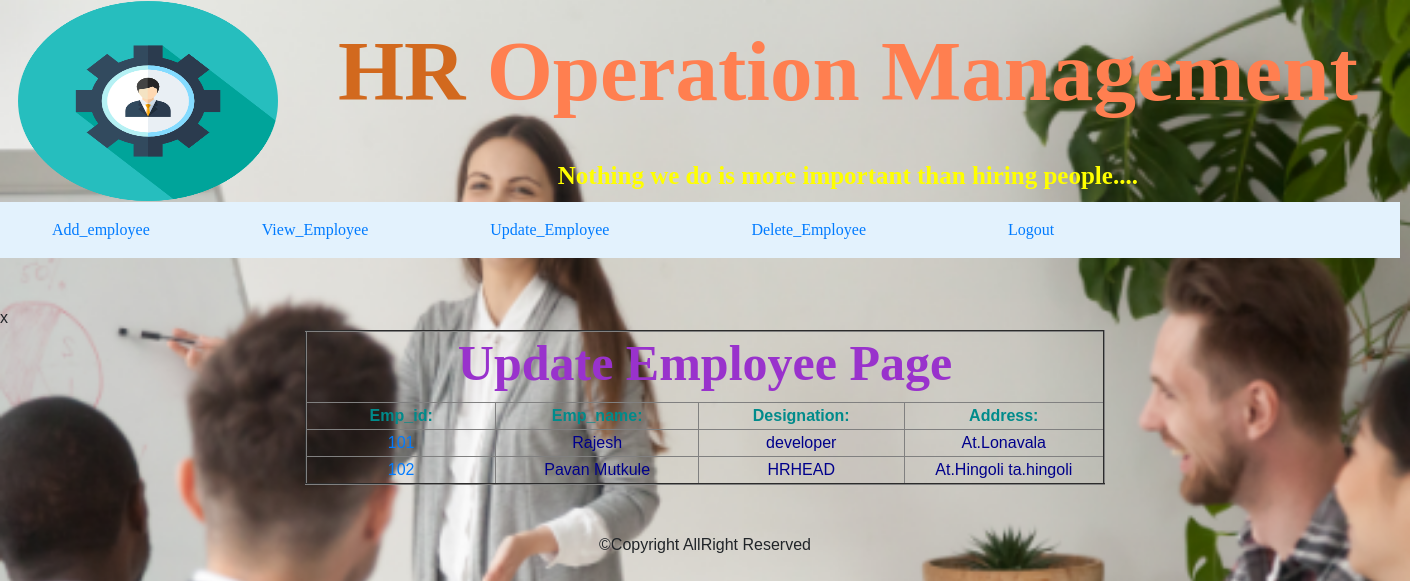
Screenshot of /update_employee/ (signed in) with the database file from the repository.
### adminapp/models.py (models this page shows)
class EmployeeModel(models.Model):
    id=models.IntegerField(unique=True,primary_key=True,)
    Emp_name=models.CharField(max_length=30)
    address=models.CharField(max_length=100)
    contactno=models.CharField(unique=True,max_length=12)
    Designation=models.CharField(max_length=30)
    email=models.EmailField()
    password=models.CharField(max_length=30)

### adminapp/views.py (the view, shortened to what this page needs)
# urls.py: path('update_employee/',views.update_employee.as_view(),name='update_employee'),
class update_employee(View):
    def get(self,request):
        return render(request, "update_view.html", {"qs": EmployeeModel.objects.all()})

### templates/update_view.html (shortened to what this page needs)
{% load static %}
{% if request.session.admin_id %}
<!doctype html>
<html lang="en">
  <head>
    <link rel="stylesheet" href="https://stackpath.bootstrapcdn.com/bootstrap/4.4.1/css/bootstrap.min.css">
      <link rel="stylesheet" type="text/css" href="{% static 'css/style1.css' %}" >
  </head>
  <body>
  <table align="center" border="0" width="1400">
      <tr>
          <th rowspan="2" style="text-align: center">
              <img src="{% static 'images/hr-icon-67.png' %}" height="200" width="260">
          </th>
          <th><h1 style="font-family: 'Agency FB'; color: coral;;font-size:85px">
              <b><span style="color: chocolate">HR</span> Operation Management</b>
          </h1></th>
      </tr>
      <tr>
      <th style="color: yellow;font-size: 25px;font-family: 'Arial Rounded MT Bold';">
          <marquee>
            Nothing we do is more important than hiring people....
          </marquee>
      </th>
  </tr>
  </table>
   {% include 'admin_comman.html' %}
  <br><br>
  <table align="center" border="2" width="800">
       <tr>
          <th colspan="6" style="text-align: center">
            <h1 style="text-align: center;font-family: 'Agency FB';color:darkorchid;font-size: 50px"><b>Update Employee Page</b></h1>
          </th>
      </tr>
      <tr>
          <th>
              Emp_id:
          </th>
          <th>
              Emp_name:
          </th>x
          <th>
              Designation:
          </th>
      <th>
              Address:
          </th>
      {% for x in qs %}
          <tr>
          <td>
              <a href="{% url 'update_page' pk=x.id %}" >
              {{ x.id}}
              </a>
          </td>
              <td>
                  {{ x.Emp_name }}
              </td>
              <td>
                  {{ x.Designation }}
              </td>
          <td>
                  {{ x.address }}
              </td>
          </tr>
      {% endfor %}
  </table>
      <br><br>
   <footer style="text-align: center"><span>&copy;Copyright AllRight Reserved</span></footer>
  </body>
</html>
{% endif %}

### adminapp/static/css/style1.css (style rules this page uses)
body { font-family: Arial, Helvetica, sans-serif; margin:0; padding: 0; background-repeat: no-repeat; }

### rows the page displays
EmployeeModel: id "101", Emp_name "Rajesh", Designation "developer", address "At.Lonavala"
EmployeeModel: id "102", Emp_name "Pavan Mutkule", Designation "HRHEAD", address "At.Hingoli ta.hingoli"
